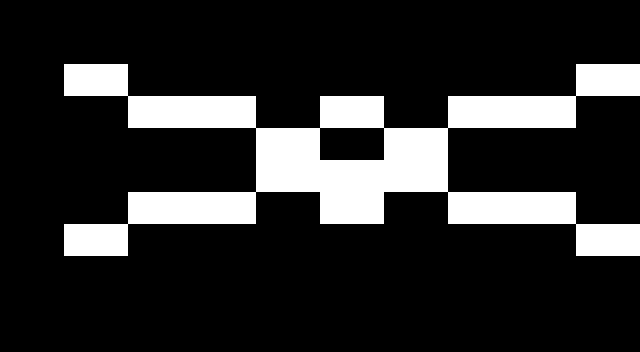

A level layout from a 2D game, rendered from its tile map. Below: a short description, then the map file with tile-grid data replaced by summaries:
An orthogonal 10x11 tile map with 64x32 px tiles, 1 tile layer (Tile Layer 1).

<map version="1.0" orientation="orthogonal" width="10" height="11" tilewidth="64" tileheight="32">
 <tileset firstgid="1" name="Block" tilewidth="64" tileheight="32">
  <image source="block.png" width="64" height="32" />
 </tileset>
 <layer name="Tile Layer 1" width="10" height="11">
  <data>[110 cells, 19 non-empty, 1 distinct tile ids]</data>
 </layer>
</map>
